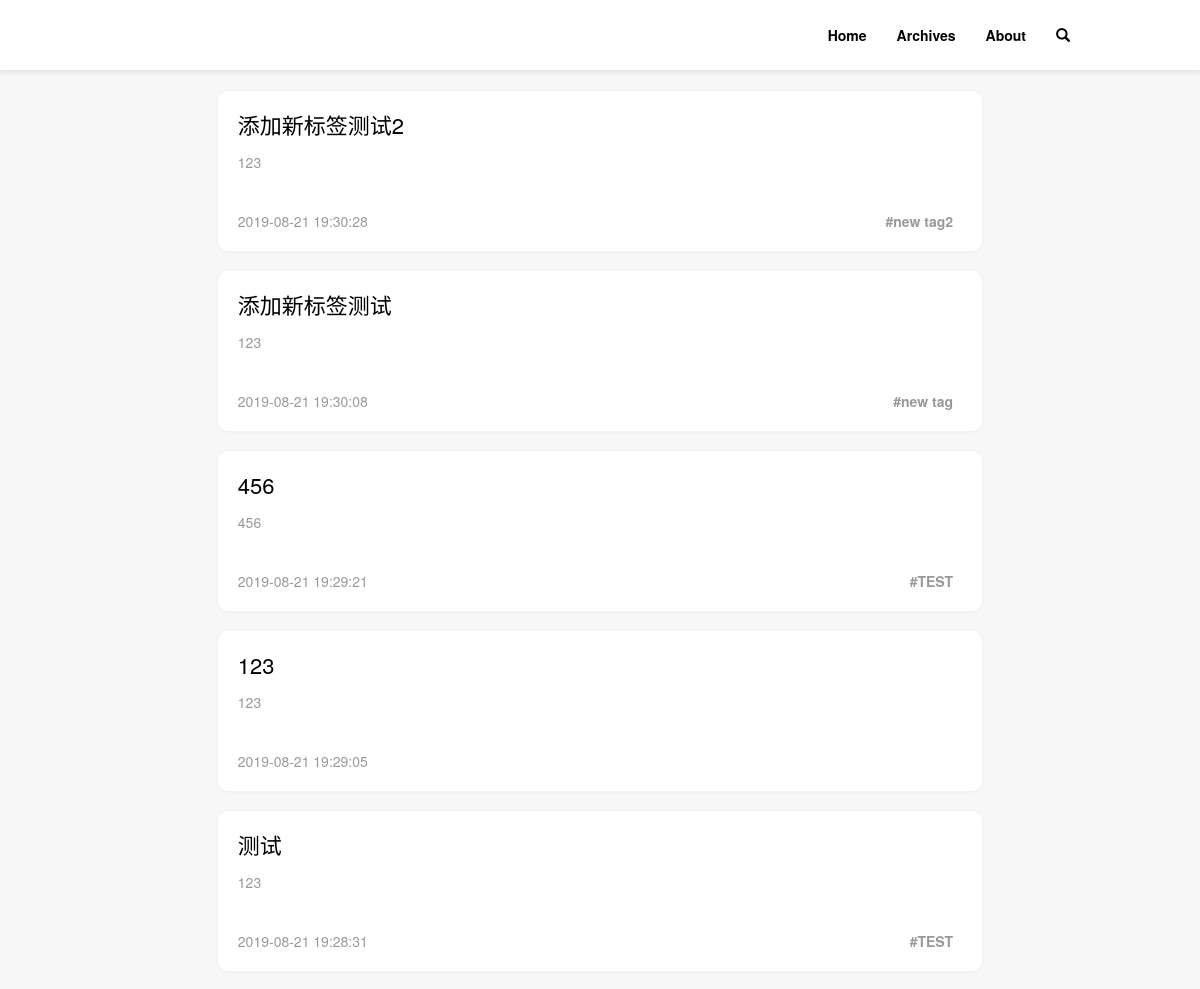
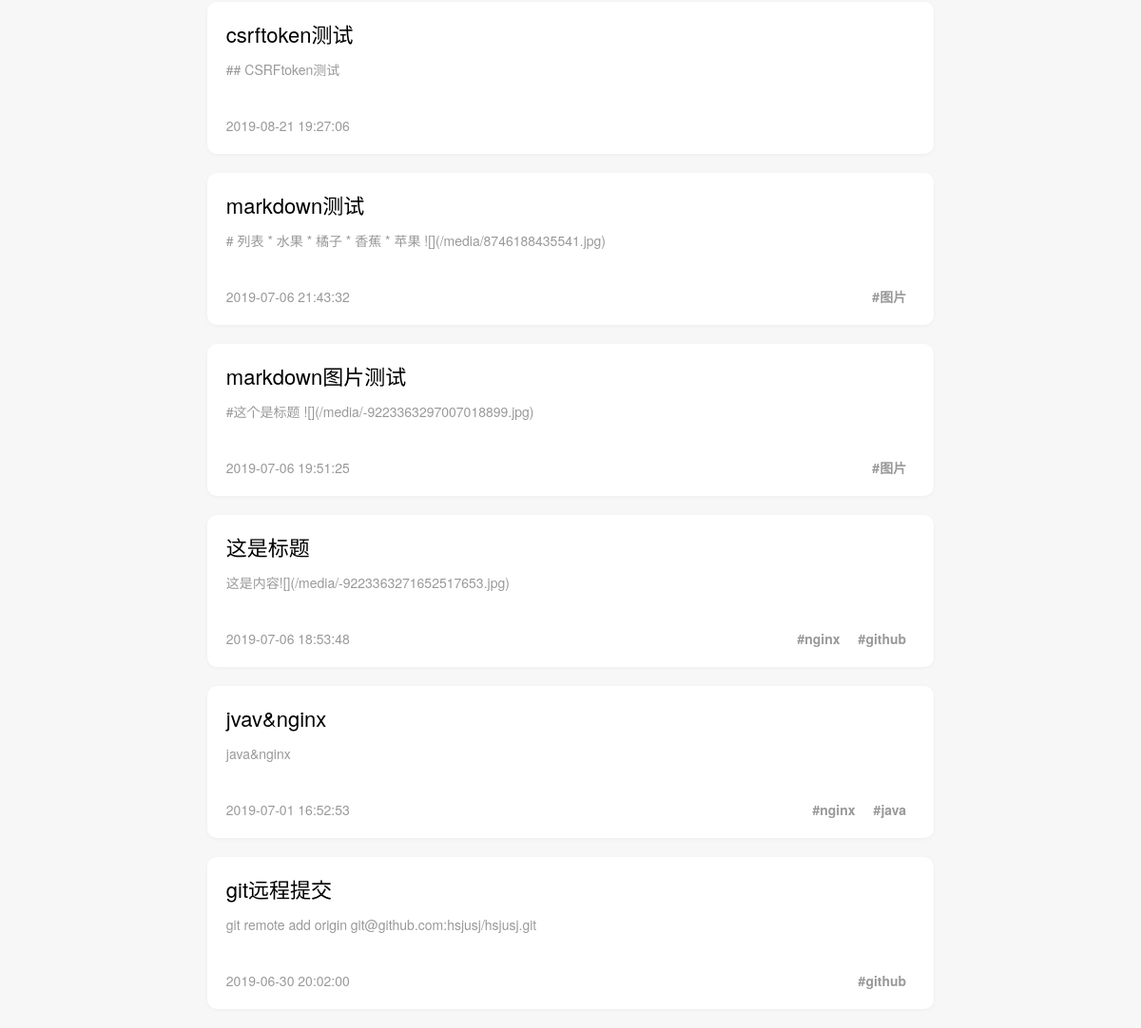
/home/, run on the app's committed database (2 pictures, top to bottom).
### blog/models.py (models this page shows)
class Articles(models.Model):
    aid = models.AutoField(primary_key=True)
    title = models.CharField(max_length=32, db_index=True)
    content = models.TextField()
    create_datetime = models.DateTimeField(auto_now_add=True, db_index=True)

class ArticlesToTags(models.Model):
    article = models.ForeignKey(to='Articles', to_field='aid', on_delete=models.CASCADE)
    tag = models.ForeignKey(to='Tags', to_field='tid', on_delete=models.CASCADE)

class Tags(models.Model):
    tid = models.AutoField(primary_key=True)
    tag_name = models.CharField(max_length=18)

### blog/views.py (the view)
# urls.py: 2. Add a URL to urlpatterns:  path('', views.home, name='home')
def home(request):
    if request.META.get('HTTP_X_PJAX', False):
        articles = models.Articles.objects.all()
        return TemplateResponse(request, 'response/home_response.html', {'articles':articles})
    elif request.method == 'GET':
        articles = models.Articles.objects.all()
        return render(request, 'view/home.html', {'articles':articles})

### templates/view/home.html (shortened to what this page needs)
{% extends "layout/base.html" %}
{% block body %}
    <div class="post-list">
        {% for article in articles reversed %}
            <div class="post-list-item">
                <div class="title">
                    <a addr="{% url 'article' article.aid %}">{{ article.title }}</a>
                </div>
                <div class="content">
                    <p>{{ article.content }}</p>
                </div>
                <div class="footer">
                    <span class="datetime">{{ article.create_datetime | date:'Y-m-d H:i:s' }}</span>
                    {% for articletotags in article.articlestotags_set.all %}
                    <span class="tag hidden-xs">#{{ articletotags.tag.tag_name }}</span>
                    {% endfor %}
                </div>
            </div>
        {% endfor %}
    </div>
{% endblock %}

### static/css/base.css (style rules this page uses)
body { background-color: #f7f7f7; }
.post-list { padding:0 0.7rem; }
.post-list-item { background-color:#ffffff; width:100%; min-height:160px; padding:18px 4px 5px 20px; border-radius:10px; margin-bottom:20px; box-shadow:0 1px 4px rgba(0,0,0,.04); position:relative; }
.title > a { color:black; font-size:2.2rem; cursor:pointer; }
.content { margin-top:1.2rem; }
.content > p { color:#999; }
.datetime { color:#999; }
.tag { float:right; margin-right:1.9rem; font-weight:bold; color:#999; }
.datetime, .tag { font-size:1.4rem; }
.footer { width:100%; position:absolute; bottom:20px; padding-right:3.0rem; }

### data on the page
Articles: title "添加新标签测试2", content "123", create_datetime "2019-08-21 19:30:28"
ArticlesToTags: tag.tag_name "new tag2"
Articles: title "添加新标签测试", content "123", create_datetime "2019-08-21 19:30:08"
ArticlesToTags: tag.tag_name "new tag"
Articles: title "456", content "456", create_datetime "2019-08-21 19:29:21"
ArticlesToTags: tag.tag_name "TEST"
Articles: title "123", content "123", create_datetime "2019-08-21 19:29:05"
Articles: title "测试", content "123", create_datetime "2019-08-21 19:28:31"
ArticlesToTags: tag.tag_name "TEST"
Articles: title "csrftoken测试", content "## CSRFtoken测试", create_datetime "2019-08-21 19:27:06"
Articles: title "markdown测试", content "# 列表 * 水果 * 橘子 * 香蕉 * 苹果 ![](/media/8746188435541.jpg)", create_datetime "2019-07-06 21:43:32"
ArticlesToTags: tag.tag_name "图片"
Articles: title "markdown图片测试", content "#这个是标题 ![](/media/-9223363297007018899.jpg)", create_datetime "2019-07-06 19:51:25"
ArticlesToTags: tag.tag_name "图片"
Articles: title "这是标题", content "这是内容![](/media/-9223363271652517653.jpg)", create_datetime "2019-07-06 18:53:48"
ArticlesToTags: tag.tag_name "github"
ArticlesToTags: tag.tag_name "nginx"
Articles: title "jvav&nginx", content "java&nginx", create_datetime "2019-07-01 16:52:53"
ArticlesToTags: tag.tag_name "java"
ArticlesToTags: tag.tag_name "nginx"
Articles: title "git远程提交", content "git remote add origin git@github.com:hsjusj/hsjusj.git", create_datetime "2019-06-30 20:02:00"
ArticlesToTags: tag.tag_name "github"
